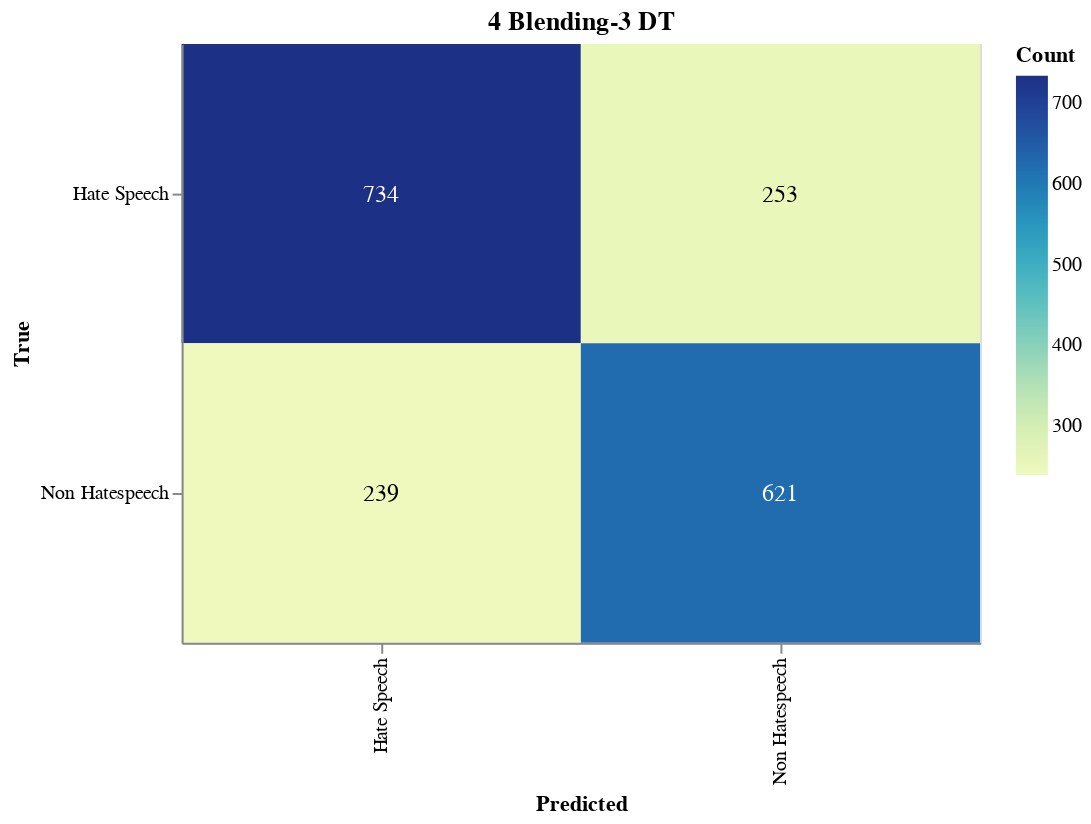

The notebook cell this image was saved under:
### Markdown cell above
#### Save Confusion Matrix

### Code cell
import altair as alt
import pandas as pd
from sklearn.metrics import confusion_matrix

# Calculate the confusion matrix
cm = confusion_matrix(true_labels, adjusted_predictions)

# Define class names
class_names = ['Hate Speech', 'Non Hatespeech']

# Convert confusion matrix to DataFrame
cm_df = pd.DataFrame(cm, index=class_names, columns=class_names).reset_index().melt(id_vars='index')
cm_df.columns = ['True', 'Predicted', 'Count']

# Ensure the order of categories
cm_df['True'] = pd.Categorical(cm_df['True'], categories=class_names, ordered=True)
cm_df['Predicted'] = pd.Categorical(cm_df['Predicted'], categories=class_names, ordered=True)

# Create the Altair plot
heatmap = alt.Chart(cm_df).mark_rect().encode(
    x=alt.X('Predicted:O', sort=class_names),
    y=alt.Y('True:O', sort=class_names),
    color='Count:Q',
    tooltip=['True', 'Predicted', 'Count']
).properties(
    width=400,
    height=300,
    title='4 Blending-3 DT'
)

# Add text labels
text = heatmap.mark_text(
    align='center',
    baseline='middle',
    fontSize=12
).encode(
    text='Count:Q',
    color=alt.condition(
        alt.datum.Count > cm.max() / 2,
        alt.value('white'),
        alt.value('black')
    )
)

# Combine heatmap and text
final_chart = heatmap + text

# Display the plot
final_chart.show()

### Figure 1 — Vega-Lite specification as saved in the notebook (floating-point values rounded to 4 significant figures)
{"config": {"view": {"continuousWidth": 300, "continuousHeight": 300}}, "layer": [{"mark": {"type": "rect"}, "encoding": {"color": {"field": "Count", "type": "quantitative"}, "tooltip": [{"field": "True", "type": "ordinal"}, {"field": "Predicted", "type": "ordinal"}, {"field": "Count", "type": "quantitative"}], "x": {"field": "Predicted", "sort": ["Hate Speech", "Non Hatespeech"], "type": "ordinal"}, "y": {"field": "True", "sort": ["Hate Speech", "Non Hatespeech"], "type": "ordinal"}}, "title": "4 Blending-3 DT"}, {"mark": {"type": "text", "align": "center", "baseline": "middle", "fontSize": 12}, "encoding": {"color": {"condition": {"test": "(datum.Count > 367.0)", "value": "white"}, "value": "black"}, "text": {"field": "Count", "type": "quantitative"}, "tooltip": [{"field": "True", "type": "ordinal"}, {"field": "Predicted", "type": "ordinal"}, {"field": "Count", "type": "quantitative"}], "x": {"field": "Predicted", "sort": ["Hate Speech", "Non Hatespeech"], "type": "ordinal"}, "y": {"field": "True", "sort": ["Hate Speech", "Non Hatespeech"], "type": "ordinal"}}, "title": "4 Blending-3 DT"}], "data": {"name": "data-f6199ba79a9dd0168b0bea5ad395135b"}, "height": 300, "width": 400, "$schema": "https://vega.github.io/schema/vega-lite/v5.17.0.json", "datasets": {"data-f6199ba79a9dd0168b0bea5ad395135b": [{"True": "Hate Speech", "Predicted": "Hate Speech", "Count": 734}, {"True": "Non Hatespeech", "Predicted": "Hate Speech", "Count": 239}, {"True": "Hate Speech", "Predicted": "Non Hatespeech", "Count": 253}, {"True": "Non Hatespeech", "Predicted": "Non Hatespeech", "Count": 621}]}}
